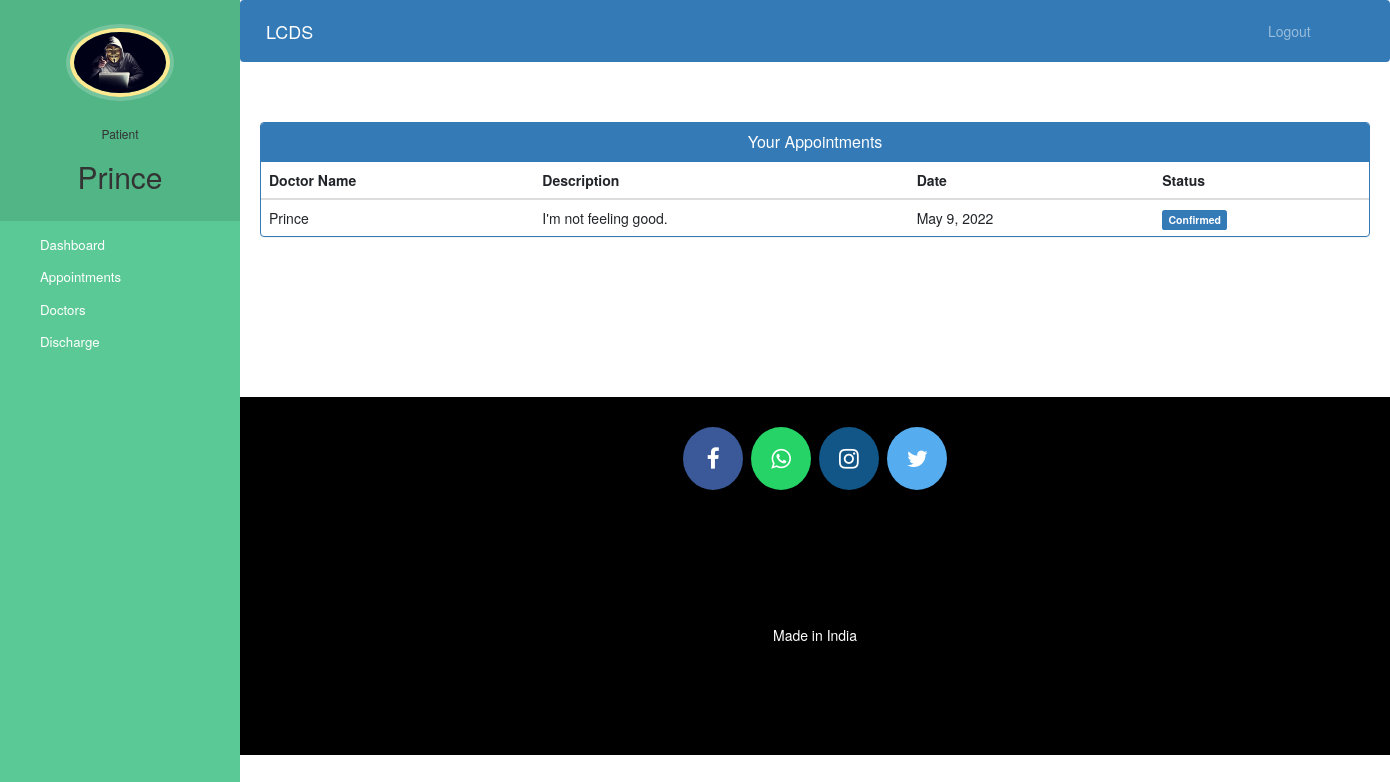
/patient-view-appointment (signed in), run on the app's committed database.
### hospital/models.py (models this page shows, shortened)
class Patient(models.Model):
    user=models.OneToOneField(User,on_delete=models.CASCADE)
    profile_pic= models.ImageField(upload_to='profile_pic/PatientProfilePic/',null=True,blank=True)
    address = models.CharField(max_length=40)
    mobile = models.CharField(max_length=20,null=False)
    symptoms = models.CharField(max_length=100,null=False)
    assignedDoctorId = models.PositiveIntegerField(null=True)
    admitDate=models.DateField(auto_now=True)
    status=models.BooleanField(default=False)

class Appointment(models.Model):
    patientId=models.PositiveIntegerField(null=True)
    doctorId=models.PositiveIntegerField(null=True)
    patientName=models.CharField(max_length=40,null=True)
    doctorName=models.CharField(max_length=40,null=True)
    appointmentDate=models.DateField(auto_now=True)
    description=models.TextField(max_length=500)
    status=models.BooleanField(default=False)

### hospital/views.py (the view)
# urls.py: path('patient-view-appointment', views.patient_view_appointment_view,name='patient-view-appointment'),
@login_required(login_url='patientlogin')
@user_passes_test(is_patient)
def patient_view_appointment_view(request):
    patient=models.Patient.objects.get(user_id=request.user.id)
    appointments=models.Appointment.objects.all().filter(patientId=request.user.id)
    return render(request,'hospital/patient_view_appointment.html',{'appointments':appointments,'patient':patient})

### hospital/views.py (called while the page is built)
def is_patient(user):
    return user.groups.filter(name='PATIENT').exists()

### templates/hospital/patient_view_appointment.html (shortened to what this page needs)
{% extends 'hospital/patient_base.html' %}
{% block content %}
<head>
  <link href="//netdna.bootstrapcdn.com/bootstrap/3.0.0/css/bootstrap.min.css" rel="stylesheet" id="bootstrap-css">
</head>
<div class="container">
  <div class="panel panel-primary">
    <div class="panel-heading">
      <h6 class="panel-title">Your Appointments</h6>
    </div>
    <table class="table table-hover" id="dev-table">
      <thead>
        <tr>
          <th>Doctor Name</th>
          <th>Description</th>
          <th>Date</th>
          <th>Status</th>
        </tr>
      </thead>
      {% for a in appointments %}
      <tr>
        <td> {{a.doctorName}}</td>
        <td>{{a.description}}</td>
        <td>{{a.appointmentDate}}</td>
        {%if a.status%}
        <td> <span class="label label-primary">Confirmed</span></td>
        {% else %}
        <td> <span class="label label-success">Pending</span></td>
        {% endif %}
      </tr>
      {% endfor %}
    </table>
  </div>
</div>
{% endblock content %}

### templates/hospital/patient_base.html (shortened to what this page needs)
<!DOCTYPE html>
{% load static %}
<html lang="en">
<head>
  <link rel="stylesheet" href="https://stackpath.bootstrapcdn.com/bootstrap/4.3.1/css/bootstrap.min.css">
  <link rel="stylesheet" href="https://maxcdn.bootstrapcdn.com/font-awesome/4.7.0/css/font-awesome.min.css">
</head>
<body>
  <nav class="menu" tabindex="0">
    <header class="avatar">
      <img src="{% static patient.profile_pic.url %}" alt="Profile Pic" />
      <br><br>
      <h6>Patient</h6>
      <h2>{{request.user.first_name}}</h2>
    </header>
    <ul>
      <li tabindex="0" class="icon-dashboard"> <a style="color:white; text-decoration:none;" href="/patient-dashboard"><span>Dashboard</span></a> </li>
      <li tabindex="0" class="icon-calendar"> <a style="color:white; text-decoration:none;" href="/patient-appointment"><span>Appointments</span></a></li>
      <li tabindex="0" class="icon-users"> <a style="color:white; text-decoration:none;" href="/patient-view-doctor"><span>Doctors</span></a></li>
      <li tabindex="0" class="icon-users"> <a style="color:white; text-decoration:none;" href="/patient-discharge"><span>Discharge</span></a></li>
    </ul>
  </nav>
  <main>
    <div class="bs-example">
      <nav class="navbar navbar-expand-md  navbar-dark fixed-top" style="background:#337AB7;">
        <a href="/patient-dashboard" class="navbar-brand">LCDS</a>
        <div class="collapse navbar-collapse justify-content-between" id="navbarCollapse">
          <div class="navbar-nav" style=" margin-left: 90%;">
            <a href="/logout" class="nav-item nav-link">Logout</a>
          </div>
        </div>
      </nav>
    </div>
    <br><br>
    {% block content %}
    {% endblock content %}
    <br><br><br><br><br><br><br>
    <footer>
      <p>
        <a id="ftr" href="#" class="fa fa-facebook"></a>
        <a id="ftr" href="#" class="fa fa-whatsapp"></a>
        <a id="ftr" href="#" class="fa fa-instagram"></a>
        <a id="ftr" href="#" class="fa fa-twitter"></a>
      </p>
      <br>
      <div class="container">
        <div class="row">
          <div class="col-md-12 col-sm-12">
            <div style="color:#ffffff;" class="wow fadeInUp footer-copyright">
              <p>Made in India <br>
                 </p>
            </div>
          </div>
        </div>
      </div>
    </footer>
  </main>
</body>
</html>

### templates/hospital/patient_base.html (style rules this page uses)
a:link { text-decoration: none; }
a { color: white; }
footer { padding: 0px 0px 0px 0px; background-color: black; margin: 0px; }
#ftr { padding: 20px; }
.fa { font-size: 23px; width: 60px; text-align: center; text-decoration: none; margin: 5px 2px; border-radius: 50%; }
.fa-facebook { background: #3B5998; color: white; margin-top: 30px; }
.fa-whatsapp { background: #25d366; color: white; }
.fa-twitter { background: #55ACEE; color: white; }
.fa-instagram { background: #125688; color: white; }
p { text-align: center; }
body { padding-left: 240px; }
main { position: relative; height: 100vh; }
.menu { background: #5bc995; height: 100vh; width: 240px; position: fixed; top: 0px; left: 0; z-index: 5; outline: none; }
.menu .avatar { background: rgba(0, 0, 0, 0.1); padding: 2em 0.5em; text-align: center; }
.menu .avatar img { width: 100px; border-radius: 50%; overflow: hidden; border: 4px solid #ffea92; box-shadow: 0 0 0 4px rgba(255, 255, 255, 0.2); }
.menu .avatar h2 { font-weight: normal; margin-bottom: 0; }
.menu ul { list-style: none; padding: 0.5em 0; margin: 0; }
.menu ul li { padding: 0.5em 1em 0.5em 3em; font-size: 0.95em; font-weight: regular; background-repeat: no-repeat; background-position: left 15px center; background-size: auto 20px; transition: all 0.15s linear; cursor: pointer; }
.menu ul li.icon-dashboard { background-image: url("http://www.entypo.com/images//gauge.svg"); }
.menu ul li.icon-users { background-image: url("http://www.entypo.com/images//users.svg"); }
.menu ul li.icon-calendar { background-image: url("http://www.entypo.com/images//calendar.svg"); }

### templates/hospital/patient_view_appointment.html (style rules this page uses)
a:link { text-decoration: none; }
h6 { text-align: center; }
.row { margin: 100px; }

### data on the page
Patient: profile_pic (placeholder picture)
Appointment: doctorName "Prince", description "I'm not feeling good.", appointmentDate "May 9, 2022", status "Confirmed"

### other printed values
{{ request.user.first_name }} "Prince"
